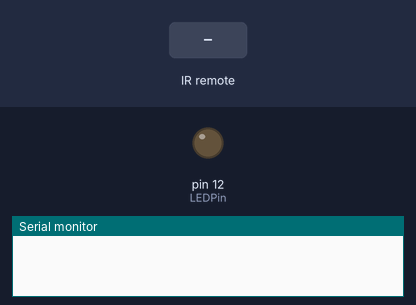
Recording of a sketch running on a simulated Arduino Uno, built with avr-gcc and run on an emulated ATmega328P. Shown: output pins drawn as LEDs (lit = HIGH), the last lines printed to the serial monitor. Inputs (shaded band) come from the test bench.

Above: at 1.2 s.
1.3 s: infrared code 0xFF02FD received
At 2.3 s:
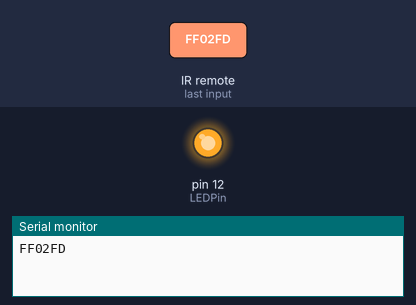
2.8 s: infrared code 0xFF629D received
4.3 s: infrared code 0xFFFFFFFF received
Timing chart, 0 to 7.3 s (numbered marks = the images above; inputs shaded):
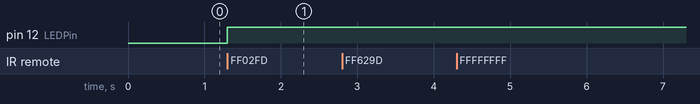

Measured:
- after the input at 1.3 s, pin 12 (LEDPin): LOW → HIGH at once

The sketch:

W09T01.IR.Remote.Control.ino
```cpp
/*
  Name:    ARadarMC.Arduino.Based.Ulra-Sonic.Radar.MC-Unit
  File Name: ARadarMC.ino
  Created: 4/16/2017 8:12:51 PM
  Author:  coskun
*/
#include <IRremote.h>
#include <IRremoteInt.h>

unsigned long int durum;
int infrared_giris = 13, LEDPin = 12, Volume = 0;
IRrecv irrecv(infrared_giris);
decode_results sonuc;
bool LED = false, yukari_durum = false, asagi_durum = false;

void setup() {
  // put your setup code here, to run once:
  Serial.begin(9600);
  irrecv.enableIRIn();
  pinMode(LEDPin, OUTPUT);
}

void loop() {
  digitalWrite(LEDPin, LED);
  //Serial.println("Volume: +" + String(Volume));//Debug

  // put your main code here, to run repeatedly:
  if (irrecv.decode(&sonuc)) {
    durum = sonuc.value;
    Serial.println(durum, HEX); //Debug
    if (durum == 0xFF02FD) // ok tusu
    {
      LED = !LED;
    }
    if (durum == 0xFF629D) //yukarı ses
    {
      yukari_durum == true;
    }
    if ( (durum == 0xFFFFFFFF) && yukari_durum == true) {
      durum = sonuc.value;
      Volume++;
      Serial.println("Volume: +" + String(Volume));
      yukari_durum = false;
    }

    if (durum == 0xFFA857) //asagi ses
    {
      asagi_durum == true;
    }
    if ( (durum == 0xFFFFFFFF) && asagi_durum == true) {
      Volume--;
      Serial.println("Volume: +" + String(Volume));
      asagi_durum = false;
    }


    irrecv.resume();
  }
}
```
